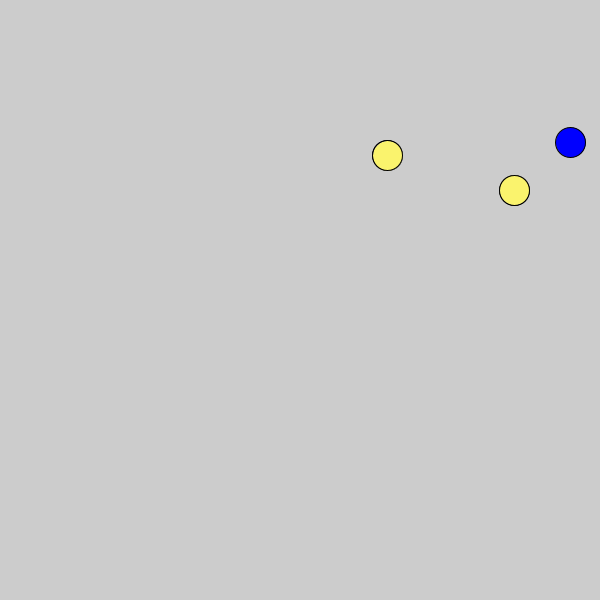
Frame 1 (no input)
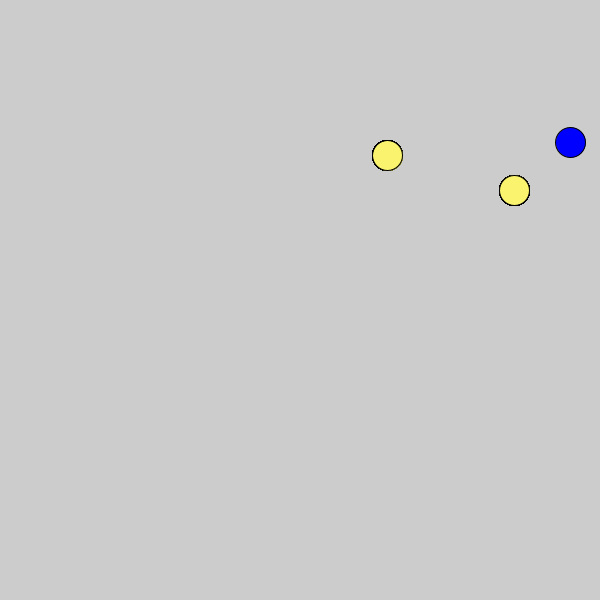
Frame 60 (the mouse pressed at the canvas centre just before this capture)
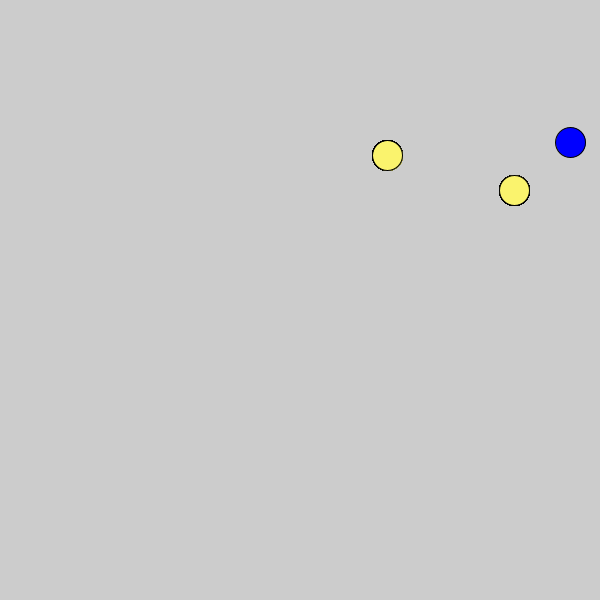
Frame 120 (the mouse held since frame 60 and released just before this capture)

The Processing sketch that drew these frames (run headless with seeded random() and noise(); from frame 60 on, the mouse is pressed at the canvas centre):

// Processing sketch: ButtonsDemo2
// ── ButtonsDemo2.pde
Button[] buttons;

void setup() {
  size (600, 600);
  
  buttons = new Button[3]; 
  buttons[0] = new Button();
  buttons[1] = new Button();
  buttons[2] = new Button();
  
  for (int i=0; i<3; i=i+1){
  buttons[i].displayON();}
  
  }

void draw() {

  for (int i=0; i<3; i=i+1){
  
  if (buttons[i].ON) 
  {
    buttons[i].displayON();
  } 
  if (buttons[i].OFF) {
    buttons[i].displayOFF();
    i=i+1;
  }
}
}
// ── Button.pde
class Button
{
  Boolean ON, OFF;
  float centerX, centerY;
  color yellow = color(250, 243, 109);
  color blue = color(0, 0, 255);

  Button()
  {
    centerX = random(600.0);
    centerY = random(600.0);
    ON = false;
    OFF = true;
  }

  void displayON() {


    fill (blue);
    ellipse(centerX, centerY, 30, 30);
  }


  void displayOFF() 
  {   
    fill (yellow);
    ellipse(centerX, centerY, 30, 30);
  }
}
